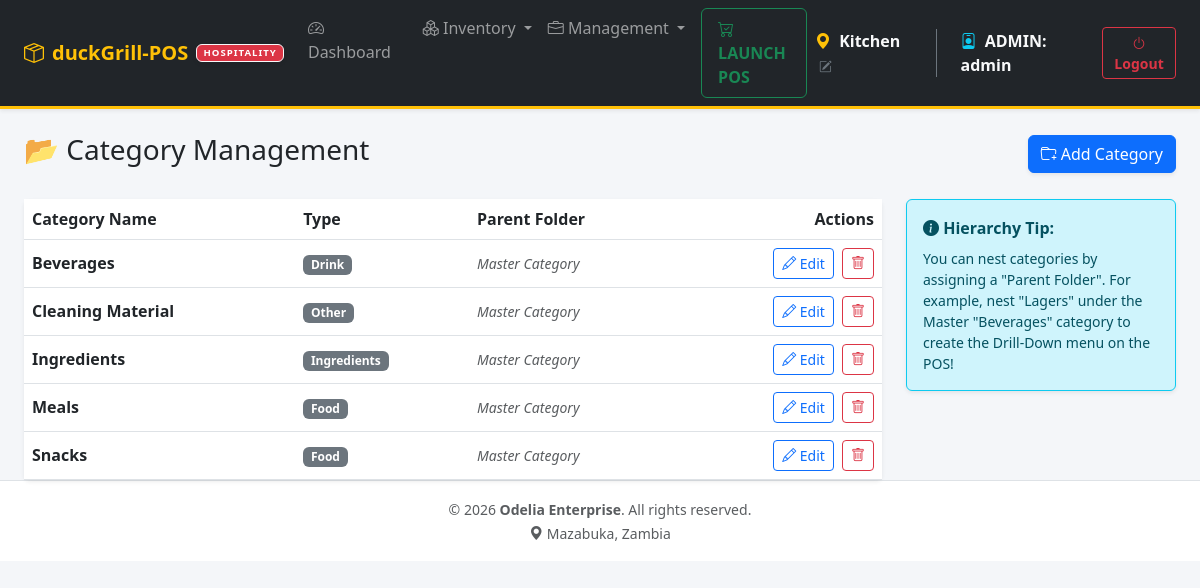
Before: /index.php?page=categories (signed in) with the older database file.
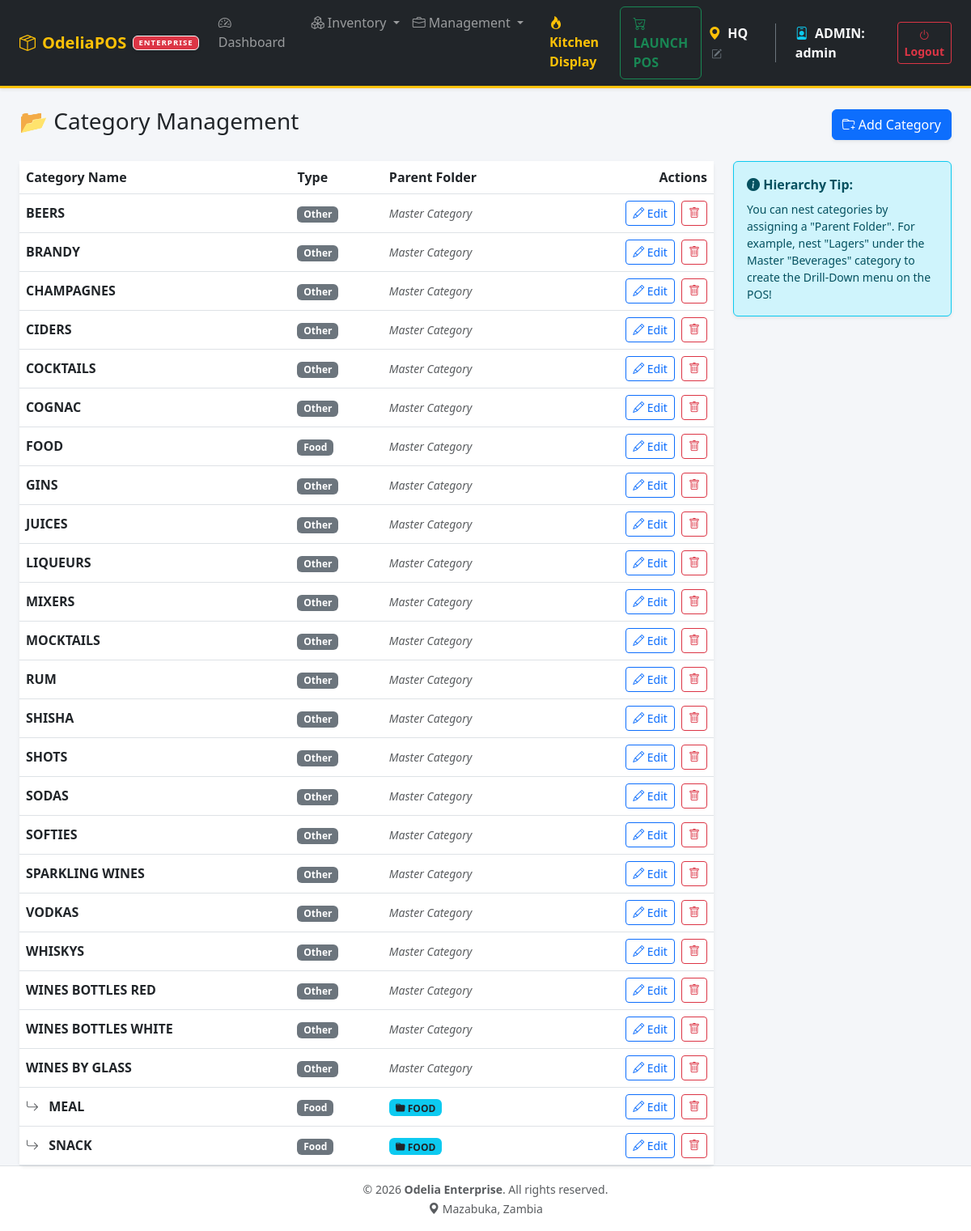
After: the same page with the newer database file.
### tables this page shows
CREATE TABLE `categories` (
  `id` int NOT NULL AUTO_INCREMENT,
  `name` varchar(50) NOT NULL,
  `description` varchar(255) DEFAULT NULL,
  `parent_id` int DEFAULT NULL,
  `type` enum('food','drink','meal','ingredients','other') NOT NULL DEFAULT 'other',
  PRIMARY KEY (`id`),
  UNIQUE KEY `name` (`name`),
  KEY `fk_cat_parent` (`parent_id`),
  CONSTRAINT `fk_cat_parent` FOREIGN KEY (`parent_id`) REFERENCES `categories` (`id`) ON DELETE SET NULL
);

### src/categories.php (called while the page is built, shortened)
<?php
$categories = $pdo->query("
    SELECT c.*, p.name as parent_name
    FROM categories c
    LEFT JOIN categories p ON c.parent_id = p.id
    ORDER BY c.parent_id IS NOT NULL, p.name ASC, c.name ASC
")->fetchAll(PDO::FETCH_ASSOC);
?>

### templates/categories.php (the view, shortened to what this page needs)
<div class="d-flex justify-content-between align-items-center mb-4">
    <h3>📂 Category Management</h3>
    <button class="btn btn-primary shadow-sm" data-bs-toggle="modal" data-bs-target="#addCatModal">
        <i class="bi bi-folder-plus"></i> Add Category
    </button>
</div>
<div class="row">
    <div class="col-md-9">
        <div class="card shadow-sm border-0">
            <div class="card-body p-0">
                <table class="table table-hover align-middle mb-0">
                    <thead class="bg-light">
                        <tr>
                            <th>Category Name</th>
                            <th>Type</th>
                            <th>Parent Folder</th>
                            <th class="text-end">Actions</th>
                        </tr>
                    </thead>
                    <tbody>
                        <?php foreach ($categories as $c): ?>
                        <tr>
                            <td class="fw-bold text-dark">
                                <?php if($c['parent_id']): ?><i class="bi bi-arrow-return-right text-muted me-2"></i><?php endif; ?>
                                <?= htmlspecialchars($c['name']) ?>
                            </td>
                            <td><span class="badge bg-secondary"><?= htmlspecialchars(ucfirst($c['type'] ?? 'other')) ?></span></td>
                            <td>
                                <?php if($c['parent_name']): ?>
                                    <span class="badge bg-info text-dark"><i class="bi bi-folder-fill"></i> <?= htmlspecialchars($c['parent_name']) ?></span>
                                <?php else: ?>
                                    <em class="text-muted small">Master Category</em>
                                <?php endif; ?>
                            </td>
                            <td class="text-end">
                                <button class="btn btn-outline-primary btn-sm"
                                    onclick="editCategory(<?= $c['id'] ?>, '<?= htmlspecialchars(addslashes($c['name'])) ?>', '<?= $c['type'] ?>', '<?= $c['parent_id'] ?>')">
                                    <i class="bi bi-pencil"></i> Edit
                                </button>
                                <form method="POST" action="index.php?page=categories" class="d-inline ms-1" onsubmit="return confirm('Delete <?= htmlspecialchars(addslashes($c['name'])) ?>?');">
                                    <button class="btn btn-outline-danger btn-sm"><i class="bi bi-trash"></i></button>
                                </form>
                            </td>
                        </tr>
                        <?php endforeach; ?>
                    </tbody>
                </table>
            </div>
        </div>
    </div>
    <div class="col-md-3">
        <div class="alert alert-info shadow-sm border-info">
            <i class="bi bi-info-circle-fill"></i> <strong>Hierarchy Tip:</strong>
            <p class="mb-0 mt-2 small">You can nest categories by assigning a "Parent Folder". For example, nest "Lagers" under the Master "Beverages" category to create the Drill-Down menu on the POS!</p>
        </div>
    </div>
</div>

### public/index.php (shortened to what this page needs)
<?php
$page = isset($_GET['page']) ? basename($_GET['page']) : '';
$controllerPath = BASE_PATH . "/src/{$page}.php";
$templatePath   = BASE_PATH . "/templates/{$page}.php";
if (file_exists($controllerPath)) {
    require_once $controllerPath;
    if (file_exists($templatePath)) {
        $isStandalone = in_array($page, ['login', 'receipt', 'pos', 'kds', 'pickup', 'print_shift']);
        if (!$isStandalone && file_exists(BASE_PATH . "/templates/header.php")) {
            require_once BASE_PATH . "/templates/header.php";
        }
        require_once $templatePath;
        if (!$isStandalone && file_exists(BASE_PATH . "/templates/footer.php")) {
            require_once BASE_PATH . "/templates/footer.php";
        }
    }
} else {
    header("Location: index.php");
    exit;
}
?>

### templates/header.php (shortened to what this page needs)
<!DOCTYPE html>
<html lang="en">
<head>
    <link href="https://cdn.jsdelivr.net/npm/bootstrap@5.3.0/dist/css/bootstrap.min.css" rel="stylesheet">
    <link rel="stylesheet" href="https://cdnjs.cloudflare.com/ajax/libs/bootstrap-icons/1.10.5/font/bootstrap-icons.min.css">
</head>
<body>
<?php
$role = $_SESSION['role'] ?? 'cashier';
$tier = defined('LICENSE_TIER') ? LICENSE_TIER : 'lite';
$isEmbedded = isset($_GET['embedded']) && $_GET['embedded'] == '1';
?>
<?php if (!$isEmbedded): ?>
<nav class="navbar navbar-expand-lg navbar-dark bg-dark border-bottom border-warning border-3 shadow-sm mb-4">
    <div class="container-fluid px-4">
        <a class="navbar-brand fw-bold text-warning d-flex align-items-center" href="index.php">
            <i class="bi bi-box-seam me-2"></i> <?= htmlspecialchars(APP_NAME ?? 'OdeliaPOS') ?>
            <span class="badge bg-danger ms-2 border border-light shadow-sm" style="font-size: 0.6rem; vertical-align: middle; letter-spacing: 1px;"><?= strtoupper($tier) ?></span>
        </a>
        <div class="collapse navbar-collapse" id="topNav">
        <?php if(in_array($role, ['admin', 'manager', 'dev'])): ?>
            <ul class="navbar-nav me-auto mb-2 mb-lg-0">
                <li class="nav-item">
                    <a class="nav-link" href="index.php?page=dashboard"><i class="bi bi-speedometer2"></i> Dashboard</a>
                </li>
                <li class="nav-item dropdown ms-3">
                    <a class="nav-link dropdown-toggle" href="#" id="invDropdown" role="button" data-bs-toggle="dropdown">
                        <i class="bi bi-boxes"></i> Inventory
                    </a>
                </li>
                <li class="nav-item dropdown">
                    <a class="nav-link dropdown-toggle" href="#" id="mgmtDropdown" role="button" data-bs-toggle="dropdown">
                        <i class="bi bi-briefcase"></i> Management
                    </a>
                </li>
                <?php if (in_array($tier, ['pro+', 'enterprise'])): ?>
                <li class="nav-item ms-3">
                    <a class="nav-link text-warning fw-bold" href="index.php?page=kds"><i class="bi bi-fire"></i> Kitchen Display</a>
                </li>
                <?php endif; ?>
                <li class="nav-item ms-2">
                    <a class="nav-link fw-bold text-success border border-success rounded px-3" href="index.php?page=pos"><i class="bi bi-cart-check"></i> LAUNCH POS</a>
                </li>
            </ul>
        <?php endif; ?>
            <div class="d-flex align-items-center ms-auto">
                <span class="text-light me-4 fw-bold p-2 hover-location" style="cursor:pointer; transition:0.2s;" data-bs-toggle="modal" data-bs-target="#globalLocationModal" title="Change Workstation">
                    <i class="bi bi-geo-alt-fill text-warning me-1"></i> <?= htmlspecialchars($_SESSION['location_name'] ?? 'HQ') ?>
                    <i class="bi bi-pencil-square text-secondary ms-1" style="font-size:0.8em;"></i>
                </span>
                <span class="text-light me-4 fw-bold border-start border-secondary ps-4">
                    <i class="bi bi-person-badge text-info me-1"></i> <?= htmlspecialchars(strtoupper($role)) ?>: <?= htmlspecialchars($_SESSION['username'] ?? '') ?>
                </span>
                <a href="index.php?action=logout" class="btn btn-outline-danger btn-sm fw-bold"><i class="bi bi-power"></i> Logout</a>
            </div>
        </div>
    </div>
</nav>
<div class="container-fluid px-4">
<?php else: ?>
<div class="container-fluid p-2 pt-3">
<?php endif; ?>

### templates/footer.php (shortened to what this page needs)
    </div>
    <footer class="footer mt-auto py-3 bg-white border-top">
        <div class="container text-center">
            <span class="text-muted small">
                &copy; <?= date('Y') ?> <strong>Odelia Enterprise</strong>. All rights reserved.<br>
                <i class="bi bi-geo-alt-fill"></i> Mazabuka, Zambia
            </span>
        </div>
    </footer>
</body>
</html>

### templates/header.php (style rules this page uses)
body { background-color: #f4f6f9; }

Changed rows visible on the page:
removed categories: name "Beverages", type "Drink", shows "Master Category"
removed categories: name "Ingredients", type "Ingredients", shows "Master Category"
removed categories: name "Meals", type "Food", shows "Master Category"
removed categories: name "Snacks", type "Food", shows "Master Category"
added categories: name "BEERS", type "Other", shows "Master Category"
added categories: name "BRANDY", type "Other", shows "Master Category"
added categories: name "CHAMPAGNES", type "Other", shows "Master Category"
added categories: name "CIDERS", type "Other", shows "Master Category"
added categories: name "COCKTAILS", type "Other", shows "Master Category"
added categories: name "COGNAC", type "Other", shows "Master Category"
added categories: name "FOOD", type "Food", shows "Master Category"
added categories: name "GINS", type "Other", shows "Master Category"
added categories: name "JUICES", type "Other", shows "Master Category"
added categories: name "LIQUEURS", type "Other", shows "Master Category"
added categories: name "MIXERS", type "Other", shows "Master Category"
added categories: name "MOCKTAILS", type "Other", shows "Master Category"
added categories: name "RUM", type "Other", shows "Master Category"
added categories: name "SHISHA", type "Other", shows "Master Category"
added categories: name "SHOTS", type "Other", shows "Master Category"
changed categories: name "Cleaning Material" → "SODAS"
added categories: name "SOFTIES", type "Other", shows "Master Category"
added categories: name "SPARKLING WINES", type "Other", shows "Master Category"
added categories: name "VODKAS", type "Other", shows "Master Category"
added categories: name "WHISKYS", type "Other", shows "Master Category"
added categories: name "WINES BOTTLES RED", type "Other", shows "Master Category"
added categories: name "WINES BOTTLES WHITE", type "Other", shows "Master Category"
added categories: name "WINES BY GLASS", type "Other", shows "Master Category"
added categories: name "MEAL", type "Food", parent.name "FOOD"
added categories: name "SNACK", type "Food", parent.name "FOOD"
Other visible differences:
APP_NAME: "duckGrill-POS" → "OdeliaPOS"
$tier: "HOSPITALITY" → "ENTERPRISE"
$_SESSION['location_name']: "Kitchen" → "HQ"
text now shown: "Kitchen Display"
